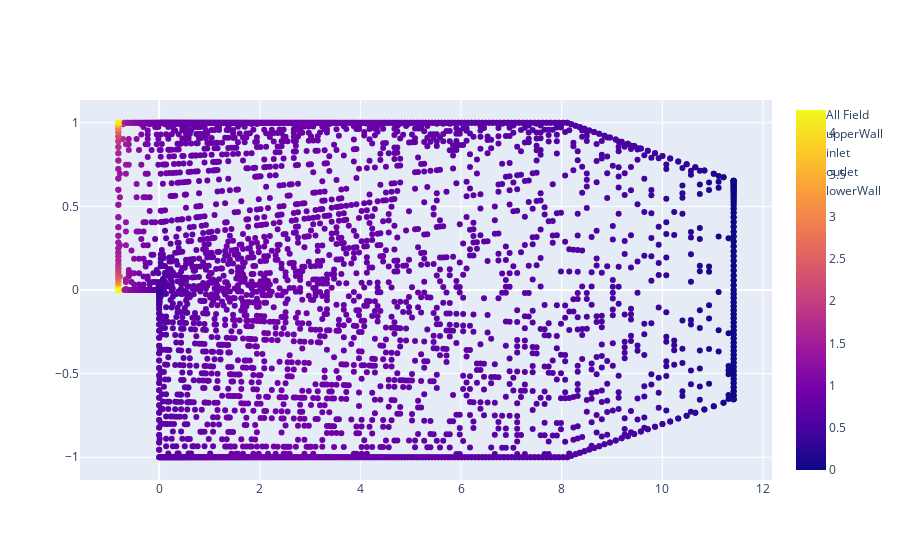

This figure's notebook cell:
### Code cell
batch=next(data_iter)

x, xi, y, index = batch
print(y.shape)
print(y[:,2].mean(), y[:,1].mean(), y[:,0].mean())

fig = go.Figure()

fig.add_trace(go.Scatter(x=x[:,0],
                            y=x[:,1],
                            mode='markers',
                            marker=dict(
                                color=y[:,channel],
                                colorscale='Viridis',
                                coloraxis='coloraxis'
                                ),
                            text=y[:,channel],
                            name='All Field')) # hover text goes here

for patch in index['Boundary Indices']:
    fig.add_trace(go.Scatter(x=x[index['Boundary Indices'][patch],0],
                            y=x[index['Boundary Indices'][patch],1],
                            mode='markers',
                            marker=dict(
                                color=y[index['Boundary Indices'][patch],channel],
                                colorscale='Viridis',
                                coloraxis='coloraxis'
                                ),
                            text=y[index['Boundary Indices'][patch],channel],
                            name=patch)) # hover text goes here
fig.show()

### Figure 1 — Plotly figure (JSON) as saved in the notebook; plotly's stock layout.template omitted (floating-point values rounded to 4 significant figures; data arrays with more than 128 entries replaced by an {"elided": "..."} marker saying what was removed)
{"data": [{"marker": {"color": {"elided": "3009 float values"}, "coloraxis": "coloraxis", "colorscale": [[0, "#440154"], [0.1111, "#482878"], [0.2222, "#3e4989"], [0.3333, "#31688e"], [0.4444, "#26828e"], [0.5556, "#1f9e89"], [0.6667, "#35b779"], [0.7778, "#6ece58"], [0.8889, "#b5de2b"], [1, "#fde725"]]}, "mode": "markers", "name": "All Field", "text": {"elided": "3009 float values"}, "type": "scatter", "x": {"elided": "3009 float values"}, "y": {"elided": "3009 float values"}}, {"marker": {"color": {"elided": "224 float values"}, "coloraxis": "coloraxis", "colorscale": [[0, "#440154"], [0.1111, "#482878"], [0.2222, "#3e4989"], [0.3333, "#31688e"], [0.4444, "#26828e"], [0.5556, "#1f9e89"], [0.6667, "#35b779"], [0.7778, "#6ece58"], [0.8889, "#b5de2b"], [1, "#fde725"]]}, "mode": "markers", "name": "upperWall", "text": {"elided": "224 float values"}, "type": "scatter", "x": {"elided": "224 float values"}, "y": {"elided": "224 float values"}}, {"marker": {"color": [4.266, 4.266, 3.748, 3.266, 2.893, 2.592, 2.34, 2.131, 1.957, 1.815, 1.7, 1.608, 1.539, 1.485, 1.436, 1.395, 1.363, 1.341, 1.331, 1.342, 1.375, 1.424, 1.495, 1.595, 1.734, 1.924, 2.174, 2.497, 2.924, 3.503, 4.134], "coloraxis": "coloraxis", "colorscale": [[0, "#440154"], [0.1111, "#482878"], [0.2222, "#3e4989"], [0.3333, "#31688e"], [0.4444, "#26828e"], [0.5556, "#1f9e89"], [0.6667, "#35b779"], [0.7778, "#6ece58"], [0.8889, "#b5de2b"], [1, "#fde725"]]}, "mode": "markers", "name": "inlet", "text": [4.266, 4.266, 3.748, 3.266, 2.893, 2.592, 2.34, 2.131, 1.957, 1.815, 1.7, 1.608, 1.539, 1.485, 1.436, 1.395, 1.363, 1.341, 1.331, 1.342, 1.375, 1.424, 1.495, 1.595, 1.734, 1.924, 2.174, 2.497, 2.924, 3.503, 4.134], "type": "scatter", "x": [-0.811, -0.811, -0.811, -0.811, -0.811, -0.811, -0.811, -0.811, -0.811, -0.811, -0.811, -0.811, -0.811, -0.811, -0.811, -0.811, -0.811, -0.811, -0.811, -0.811, -0.811, -0.811, -0.811, -0.811, -0.811, -0.811, -0.811, -0.811, -0.811, -0.811, -0.811], "y": [0, 0.01255, 0.02601, 0.04043, 0.05588, 0.07244, 0.0902, 0.1092, 0.1296, 0.1515, 0.1749, 0.2, 0.2226, 0.2502, 0.2837, 0.3247, 0.3746, 0.4354, 0.5096, 0.6, 0.6662, 0.7238, 0.774, 0.8176, 0.8556, 0.8887, 0.9175, 0.9426, 0.9644, 0.9835, 1]}, {"marker": {"color": [0, 0, 0, 0, 0, 0, 0, 0, 0, 0, 0, 0, 0, 0, 0, 0, 0, 0, 0, 0, 0, 0, 0, 0, 0, 0, 0, 0, 0, 0, 0, 0, 0, 0, 0, 0, 0, 0, 0, 0, 0, 0, 0, 0, 0, 0, 0, 0, 0, 0, 0, 0, 0, 0, 0, 0, 0, 0], "coloraxis": "coloraxis", "colorscale": [[0, "#440154"], [0.1111, "#482878"], [0.2222, "#3e4989"], [0.3333, "#31688e"], [0.4444, "#26828e"], [0.5556, "#1f9e89"], [0.6667, "#35b779"], [0.7778, "#6ece58"], [0.8889, "#b5de2b"], [1, "#fde725"]]}, "mode": "markers", "name": "outlet", "text": [0, 0, 0, 0, 0, 0, 0, 0, 0, 0, 0, 0, 0, 0, 0, 0, 0, 0, 0, 0, 0, 0, 0, 0, 0, 0, 0, 0, 0, 0, 0, 0, 0, 0, 0, 0, 0, 0, 0, 0, 0, 0, 0, 0, 0, 0, 0, 0, 0, 0, 0, 0, 0, 0, 0, 0, 0, 0], "type": "scatter", "x": [11.42, 11.42, 11.42, 11.42, 11.42, 11.42, 11.42, 11.42, 11.42, 11.42, 11.42, 11.42, 11.42, 11.42, 11.42, 11.42, 11.42, 11.42, 11.42, 11.42, 11.42, 11.42, 11.42, 11.42, 11.42, 11.42, 11.42, 11.42, 11.42, 11.42, 11.42, 11.42, 11.42, 11.42, 11.42, 11.42, 11.42, 11.42, 11.42, 11.42, 11.42, 11.42, 11.42, 11.42, 11.42, 11.42, 11.42, 11.42, 11.42, 11.42, 11.42, 11.42, 11.42, 11.42, 11.42, 11.42, 11.42, 11.42], "y": [-0.6535, -0.6293, -0.6051, -0.5809, -0.5567, -0.5325, -0.5083, -0.4841, -0.4599, -0.4357, -0.4115, -0.3873, -0.3631, -0.3389, -0.3147, -0.2905, -0.2663, -0.2421, -0.2178, -0.1936, -0.1694, -0.1452, -0.121, -0.09682, -0.07262, -0.04841, -0.02421, 0, 0.02905, 0.05809, 0.08714, 0.1162, 0.1452, 0.1743, 0.2033, 0.2324, 0.2614, 0.2905, 0.3195, 0.3486, 0.3776, 0.4066, 0.4357, 0.4622, 0.4863, 0.5081, 0.5278, 0.5457, 0.5618, 0.5765, 0.5898, 0.6018, 0.6127, 0.6226, 0.6315, 0.6396, 0.6469, 0.6535]}, {"marker": {"color": {"elided": "251 float values"}, "coloraxis": "coloraxis", "colorscale": [[0, "#440154"], [0.1111, "#482878"], [0.2222, "#3e4989"], [0.3333, "#31688e"], [0.4444, "#26828e"], [0.5556, "#1f9e89"], [0.6667, "#35b779"], [0.7778, "#6ece58"], [0.8889, "#b5de2b"], [1, "#fde725"]]}, "mode": "markers", "name": "lowerWall", "text": {"elided": "251 float values"}, "type": "scatter", "x": {"elided": "251 float values"}, "y": {"elided": "251 float values"}}], "layout": {}}
